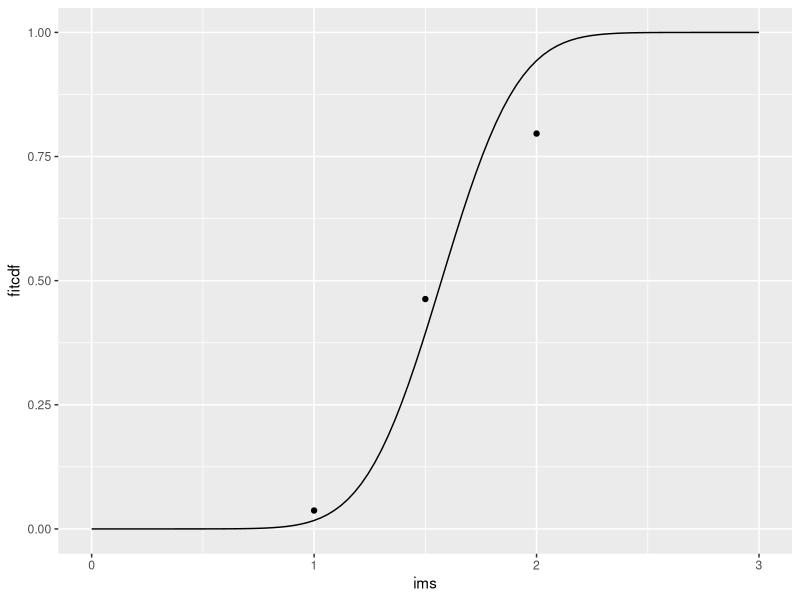

Here is the R script that generated this plot:
# Huy Pham
# UC Berkeley
# Created: October 2020
# Description: This script does logistic regression to determine param importance

library(tidyverse)

rm(list=ls())

# dataPath <- '../pastRuns/random200withTfb.csv'
# 
# isolDat <- read.csv(dataPath, header=TRUE)
# 
# # non dims
# isolDat$TfbRatio <- isolDat$Tfb/isolDat$Tm
# isolDat$mu2Ratio <- isolDat$mu2/isolDat$GMSTm
# isolDat$gapRatio <- isolDat$moatGap/(isolDat$GMSTm*isolDat$Tm^2)
# isolDat$T2Ratio <- isolDat$T2/isolDat$Tm
# isolDat$Ry <- isolDat$RI
# isolDat$zeta <- isolDat$zetaM
# isolDat$A_S1 <- isolDat$S1Ampli
# 
# isolDat$collapsed <- as.numeric(isolDat$collapseDrift1 |
#                                   isolDat$collapseDrift2 |
#                                   isolDat$collapseDrift3)
# 
# collapsedLogit <- glm(collapsed ~ TfbRatio + mu2Ratio + gapRatio + T2Ratio +
#                         Ry + zeta, data = isolDat)
# 
# summary(collapsedLogit)
# 
# impactedLogit <- glm(impacted ~ TfbRatio + mu2Ratio + gapRatio + T2Ratio +
#                         Ry + zeta, data = isolDat)
# 
# summary(impactedLogit)
# 
# piGroups <- data.frame(isolDat$TfbRatio,
#                        isolDat$mu2Ratio,
#                        isolDat$gapRatio,
#                        isolDat$T2Ratio,
#                        isolDat$Ry,
#                        isolDat$zeta)
# 
# corMatPi <- piGroups %>% as.matrix %>% cor %>% as.data.frame
# 
# rawVars <- data.frame(isolDat$Ry,
#                       isolDat$Tfb,
#                       isolDat$Tm,
#                       isolDat$mu2,
#                       isolDat$moatGap,
#                       isolDat$zetaM,
#                       isolDat$T2,
#                       isolDat$GMSTm)
# 
# corMatRaw <- rawVars %>% as.matrix %>% cor %>% as.data.frame
# 

collapsed <- c(2, 25, 43)
pCol <- collapsed/54
imLevel <- c(1, 1.5, 2)

# collapsed <- c(1, 9, 21, 30, 38, 43)
# pCol <- collapsed/54
# imLevel <- seq(1, 2.25, by = 0.25)

# fit lognormal parameters using binomial likelihood function
startPt <- c(mean(log(imLevel)), sqrt(var(log(imLevel))))

negBinomLik <- function(lnormPars){
  p <- pnorm(log(imLevel), mean = lnormPars[1], sd = lnormPars[2])
  binomPdfs <- dbinom(collapsed, size = 54, prob = p)
  likelihood <- prod(binomPdfs)
  return(-likelihood)
}

fit <- optim(startPt, negBinomLik)

theta <- exp(fit$par[1])
beta <- fit$par[2]

ims <- seq(0, 3, length.out = 100)
fitcdf <- pnorm(ims, mean = theta, sd = beta)

idaFit <- data.frame(ims, fitcdf)
idaData <- data.frame(imLevel, collapsed, pCol)

ggplot(data = idaFit, aes(ims, fitcdf)) + geom_line() +
  geom_point(data = idaData, aes(imLevel, pCol))

# ida <- data.frame(imLevel, pCol)
# 
# colFit <- glm(pCol ~ imLevel, data = ida, family = "binomial")
# 
# idaNew <- data.frame(imLevel = seq(0.8, 3.0, length.out = 100))
# idaNew$probs <- predict(colFit, newdata=idaNew, type = "response")
